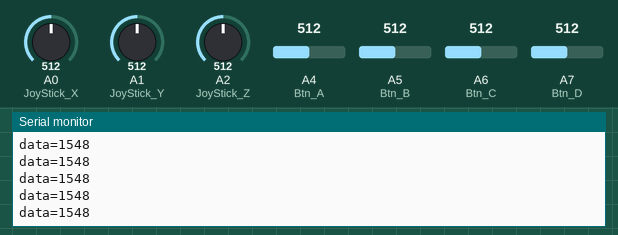
Recording of a sketch running on a simulated Arduino Nano, built with avr-gcc and run on an emulated ATmega328P. On the bench: the last lines printed to the serial monitor. Inputs (shaded band) come from the test bench; at power-on: A0 (JoyStick_X) = 512, A1 (JoyStick_Y) = 512, A2 (JoyStick_Z) = 512, A4 (Btn_A) = 512, A5 (Btn_B) = 512, A6 (Btn_C) = 512, A7 (Btn_D) = 512.

Above: at 1.2 s.
1.3 s: A0 (JoyStick_X) set to 560
At 1.35 s:
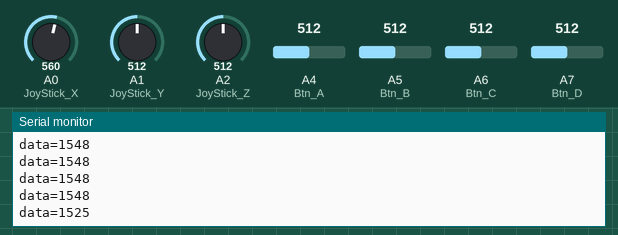
2.8 s: A1 (JoyStick_Y) set to 560
At 2.82 s:
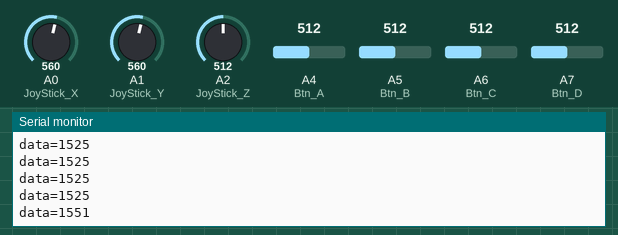
4.3 s: A0 (JoyStick_X) set to 540
At 4.35 s:
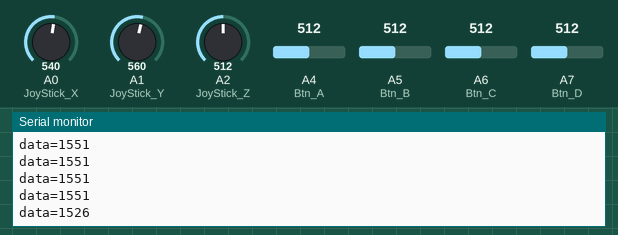
5.8 s: A1 (JoyStick_Y) set to 440
At 5.81 s:
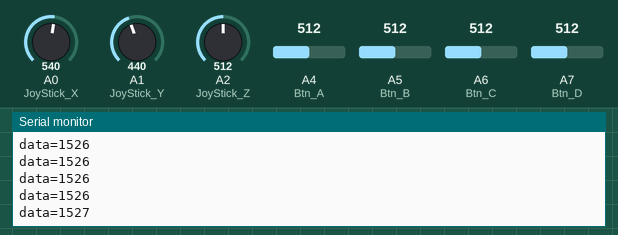
Timing chart, 0 to 8.3 s (numbered marks = the images above; inputs shaded):
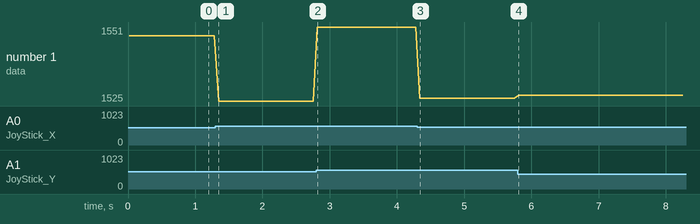

Measured:
- after the input at 1.3 s, the serial monitor: prints a new line after 0.05 s (image 1)
- after the input at 2.8 s, the serial monitor: prints a new line at once (image 2)
- after the input at 4.3 s, the serial monitor: prints a new line at once (image 3)
- after the input at 5.8 s, the serial monitor: prints a new line at once (image 4)
- plotted number 1: 1548 → 1525 after the input at 1.3 s, 1525 → 1551 after the input at 2.8 s, 1551 → 1526 after the input at 4.3 s, 1526 → 1527 after the input at 5.8 s

The sketch:

NRF24L01_Sender.ino
```cpp
#include <Mirf.h>
#include <nRF24L01.h>
#include <MirfHardwareSpiDriver.h>
//#include <NOKIA5110LIB.h>

#define JoyStick_X A0
#define JoyStick_Y A1
#define JoyStick_Z A2
#define Btn_A A4
#define Btn_B A5
#define Btn_C A6
#define Btn_D A7

const int Btn_Delay=100;
const int COMM_DELAY=60;

int x,y,z,btn=0;
byte data[2],dataRet[2],dataOld[2];
boolean sendFlg=false;

void setup()
{
    Serial.flush();
    Serial.begin(9600);

    Mirf.cePin = 8;   //设置CE引脚为D8
    Mirf.csnPin = 7; //设置CE引脚为D7
    Mirf.spi = &MirfHardwareSpi;
    Mirf.init();  //初始化nRF24L01
//    lcd_init();//初始化液晶
    //设置接收标识符"Con01"
    Mirf.setRADDR((byte *)"Ctrl01");
    //设置一次收发的字节数，这里发一个整数，写sizeof(unsigned int)，实际等于2字节
    Mirf.payload = sizeof(unsigned int);
    //发送通道，可以填0~128，收发必须一致。
    Mirf.channel = 3;
    Mirf.config();

  //注意一个Arduino写Sender.ino，另一个写Receiver.ino。
  //这里标识写入了Sender.ino
    Serial.println("I'm Sender...");

    pinMode(JoyStick_X,INPUT);
    pinMode(JoyStick_Y,INPUT);
    pinMode(JoyStick_Z,INPUT);
    pinMode(Btn_A,INPUT);
    pinMode(Btn_B,INPUT);
    pinMode(Btn_C,INPUT);
    pinMode(Btn_D,INPUT);
}


void loop()
{
    doSenderAction();
//    doDisplay();
}
void doSenderAction(){
  // 接收高度信息
//  while(Mirf.dataReady()){
//    Mirf.getData(dataRet);
//    if(dataRet[0]!=0&&dataRet[1]!=0){
//      dataOld[0]=dataRet[0];
//      dataOld[1]=dataRet[1];
//      dataRet[0]=0;
//      dataRet[1]=0;
//    }
//  }

  // 发送命令
  createCommand();
//  if(data[1]==48&&btn==0){
//    if(!sendFlg){
//      sendFlg=true;
//      doSendMessage();
//    }
//  }else{
//    sendFlg=false;
    doSendMessage();
//  }
  delay(COMM_DELAY);
}

void doSendMessage(){
  //设置向"serv1"发送数据
  Mirf.setTADDR((byte *)"Ship01");
  Mirf.send(data);
  //while死循环等待发送完毕，才能进行下一步操作。
  while(Mirf.isSending()) {}
  Serial.print("data=");
  Serial.print(data[0]);
  Serial.print(data[1]);
  Serial.println("");
}
```

Command_PART.ino
```cpp
void createCommand(){

  x=analogRead(JoyStick_X);
  y=analogRead(JoyStick_Y);
  z=analogRead(JoyStick_Z);

  if(analogRead(Btn_A)==0){
    if(btn!=53){
      btn=53;
    }else if(btn==53){
      delay(Btn_Delay);
      btn=0;
    }
  }else if(analogRead(Btn_B)==0){
    if(btn!=54){
      btn=54;
    }else if(btn==54){
      delay(Btn_Delay);
//      btn=0;
    }
  }else if(analogRead(Btn_C)==0){
    if(btn!=55){
      btn=55;
    }else if(btn==55){
      delay(Btn_Delay);
      btn=0;
    }
  }else if(analogRead(Btn_D)==0){
    if(btn!=56){
      btn=56;
    }else if(btn==56){
      delay(Btn_Delay);
      btn=0;
    }
  }else{
    btn=0;
  }
  data[0] = 15;

  // A
  if(btn==53){
    data[1] =53 ;
  // B
  }else if(btn==54){
    data[1] =54 ;
  // c
  }else if(btn==55){
    data[1] =55 ;
  // d
  }else if(btn==56){
    data[1] =56 ;
  // 停
  }else if(x>450 && x<550 && y>450 && y<550){
    data[1] =48;
  // 向前
  }else if(x>550 && y<550 && y>450){
    data[1] =25 ;
  // 向后
  }else if(x<450 && y<550&&y>450){
    data[1] =24 ;
  // 向左
  }else if(x>450 && x<550 && y<450){
    data[1] =27 ;
  // 向右
  }else if(x>450 && x<550 && y>550){
    data[1] =26 ;
  // 向左前
  }else if(x>550 && y<450){
    data[1] =52 ;
  // 向右前
  }else if(x>550 && y>550){
    data[1] =51 ;
  // 向左后
  }else if(x<450 && y<450){
    data[1] =50 ;
  // 向右后
  }else if(x<450 && y>550){
    data[1] =49 ;
  }else{
    data[1] =48;
    sendFlg=true;
  }
}
```

LED_PART.ino
```cpp
//const char commands[13][12]={"STOP", "FRONT", "BACK", "LEFT", "RIGHT", "FRONT-LEFT", "FRONT-RIGHT", "BACK-LEFT", "BACK-RIGHT", "BNT-A", "BNT-B", "BNT-C", "BNT-D"};
//
//int cnt=0;
//char *curCmd;
//void doDisplay(){
//  cnt++;
//  if(cnt>15){
//    cnt=0;
//    directStr();
//    lcd_clear();
//    lcd_write_english_string(0,0," --Micro Car-- ");
//    lcd_write_english_string(0,2,curCmd);
////    lcd_write_english_string(0,4,"Height: ");
////    lcd_write_char(dataOld[0]);
////    lcd_write_char(dataOld[1]);
////    lcd_write_english_string(66,4,"m.");
//  }
//}
//void directStr(){
//  switch (data[1]){
//    case 48:
//      curCmd=commands[0];
//      break;
//    case 24:
//      curCmd=commands[1];
//      break;
//    case 25:
//      curCmd=commands[2];
//      break;
//    case 26:
//      curCmd=commands[3];
//      break;
//    case 27:
//      curCmd=commands[4];
//      break;
//    case 49:
//      curCmd=commands[5];
//      break;
//    case 50:
//      curCmd=commands[6];
//      break;
//    case 51:
//      curCmd=commands[7];
//      break;
//    case 52:
//      curCmd=commands[8];
//      break;
//    case 53:
//      curCmd=commands[9];
//      break;
//    case 54:
//      curCmd=commands[10];
//      break;
//    case 55:
//      curCmd=commands[11];
//      break;
//    case 56:
//      curCmd=commands[12];
//      break;
//  }
//}
```
